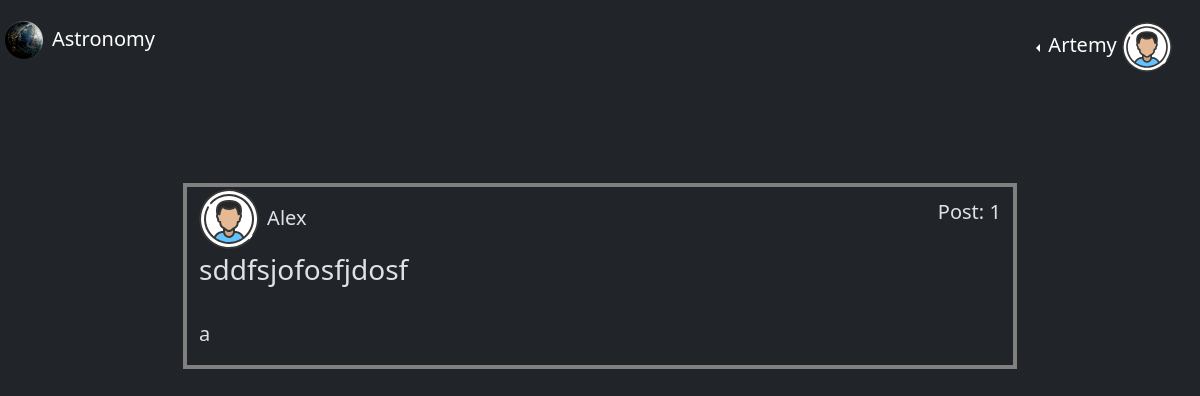
Screenshot of /astronomy-site/your_hypotheses/1 (signed in) with the database file from the repository.
### data/users.py (models this page shows, shortened)
class User(SqlBase, UserMixin):
    __tablename__ = 'users'
    id = sqlalchemy.Column(
        sqlalchemy.Integer, primary_key=True, autoincrement=True)
    username = sqlalchemy.Column(
        sqlalchemy.Integer, unique=True, index=True)
    email = sqlalchemy.Column(sqlalchemy.String, unique=True)
    profile_image = sqlalchemy.Column(sqlalchemy.String)
    age = sqlalchemy.Column(sqlalchemy.Integer)
    gender = sqlalchemy.Column(sqlalchemy.String)
    hashed_password = sqlalchemy.Column(sqlalchemy.String)
    profile_url = sqlalchemy.Column(sqlalchemy.String)
    created_date = sqlalchemy.Column(
        sqlalchemy.DateTime, default=dt.datetime.now)
    records = orm.relationship("Records", back_populates="")

### data/records.py (models this page shows)
class Records(SqlBase):
    __tablename__ = "records"
    id = sqlalchemy.Column(sqlalchemy.Integer, primary_key=True, autoincrement=True)
    title = sqlalchemy.Column(sqlalchemy.String)
    content = sqlalchemy.Column(sqlalchemy.String)
    created_date = sqlalchemy.Column(sqlalchemy.DateTime, default=dt.datetime.now)
    count_of_claims = sqlalchemy.Column(sqlalchemy.Integer, default=0)
    user_id = sqlalchemy.Column(sqlalchemy.Integer, sqlalchemy.ForeignKey("users.id"))
    user = orm.relationship("User")

### server.py (the view)
@app.route("/astronomy-site/your_hypotheses/<int:record_id>")
def show_record(record_id):
    data_base_session = new_session()
    record = data_base_session.query(Records).filter(Records.id == record_id).first()
    try:
        user = data_base_session.query(User).filter(User.id == record.user_id).first()
    except Exception:
        return render_template("no_such_record.html", title=f'Post {record_id}')
    return render_template("show_post_by_id.html", title=f"Post {record_id}",
                           user=user, post=record)

### data/data_base_session.py (called while the page is built)
def new_session() -> Session:
    global __main_factory
    return __main_factory()

### server.py (called while the page is built)
@login_manager.user_loader
def load_user(user_id):
    data_base_session = new_session()
    return data_base_session.query(User).get(user_id)

### templates/show_post_by_id.html
{%extends "base.html"%}
{%block content%}
<link rel="stylesheet" href="/static/css/your_hyp.css">
<div class="container">
    <div class="container mt-5" style="border: 4px solid grey;">
        <div class="info_container">
          <div class="avatar_name">
            <nav>
              <img class="rounded-circle" src={{user.profile_image}} alt="">
              <p>{{user.username}}</p>
            </nav>
          </div>
          <div class="post_id">
            <p>Post: {{post.id}}</p>
          </div>
        </div>
        <div>
          <h3>{{post.title}}</h3><br>
          <p>{{post.content}}</p>
        </div>
      </div>
</div>
{%endblock%}

### templates/base.html (shortened to what this page needs)
<!DOCTYPE html>
<html lang="en" data-bs-theme="dark">
<head>
  <link href="https://cdn.jsdelivr.net/npm/bootstrap@5.3.3/dist/css/bootstrap.min.css" rel="stylesheet" />
  <link rel="stylesheet" href="/static/css/style._for_main_page.css" />
</head>
<body>
  <header>
    <div class="container-1">
      <div class="first-nav">
        <a href="/astronomy-site">
        <nav>
            <img src="/static/images/logo.png" alt="" />
            <p>Astronomy</p>
        </nav>
      </a>
      </div>
      <div class="second-nav">
        {%if current_user.is_authenticated%}
        <div class="dropdown dropstart text-end" style="max-width: 30%;">
          <button type="button" class="btn btn-dark dropdown-toggle bg-dark text-white" data-bs-toggle="dropdown">
            <span style="font-size: 20px; ">{{current_user.username}} <img class="rounded-circle"
                src={{current_user.profile_image}} alt="" style="width: 50px; height: 50px;"></span>
          </button>
        </div>
        {%else%}
        <p><a class="navbar-brand" href="/astronomy-site/sign_in">Sign in</a></p>
        {%endif%}
      </div>
    </div>
  </header>
  <main role="main" class="container mt-5">{%block content%}{%endblock%}</main>
</body>
</html>

### static/css/style._for_main_page.css (style rules this page uses)
header .container-1 { max-width: 100vw; padding: 0; margin: 0; position: sticky; padding-left: 4px; }
header .container-1 a { font-size: 20px; text-decoration: none; color: white; }
.container-1 { max-width: 100vw; padding: 0; margin: 0; display: flex; justify-content: space-between; position: sticky; padding-left: 4px; margin-top: 4px; }
.first-nav { margin-top: 2px; align-self: center; float: left; width: 50%; padding-bottom: 4px; }
.first-nav nav { display: flex; }
.first-nav nav p { margin: 0; padding: 0; margin-left: 8px; justify-content: center; align-self: center; }
.first-nav img { max-width: 60px; max-height: 60px; margin-top: 2px; }
.second-nav { padding: 0; margin: 0; padding-top: 15px; padding-right: 15px; }
.container-1 .first-nav { text-align: left; align-self: center; }
main { max-width: 100%; max-height: 100%; }
.container { margin-top: 13vh; max-width: 90%; max-height: 90%; }
p { font-size: 20px; }

### static/css/your_hyp.css (style rules this page uses)
a { text-decoration: none; font-size: 18px; color: white; }
.info_container { word-wrap: break-word; padding: 0; margin: 0; display: flex; justify-content: space-between; }
.avatar_name { float: left; width: 50%; margin-right: 40%; margin-bottom: 4px; }
.post_id { padding: 0; margin: 0; align-items: center; padding-top: 10px; }
.avatar_name img { max-width: 60px; max-height: 60px; margin-top: 2px; }
.info_container .avatar_name { text-align: left; align-self: center; }
.avatar_name nav { display: flex; }
.avatar_name nav p { margin: 0; padding: 0; margin-left: 8px; justify-content: center; align-self: center; }

### rows the page displays
User: username "Artemy", profile_image (picture)
User: profile_image (picture), username "Alex"
Records: id "1", title "sddfsjofosfjdosf", content "a"
